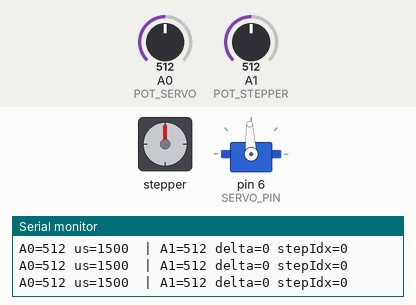
Recording of a sketch running on a simulated Arduino Uno, built with avr-gcc and run on an emulated ATmega328P. On the bench: stepper motor, servo, the last lines printed to the serial monitor. Wiring (inferred from the names in the program): stepper motor (2048 steps per turn assumed): coils pin 2, pin 3, pin 4, pin 5. The test bench sets the inputs (shaded band); at power-on: A1 (POT_STEPPER) = 512, A0 (POT_SERVO) = 512.

Above: at 1.4 s.
1.5 s: A1 (POT_STEPPER) set to 544
3.0 s: A1 (POT_STEPPER) set to 566
At 3.96 s:
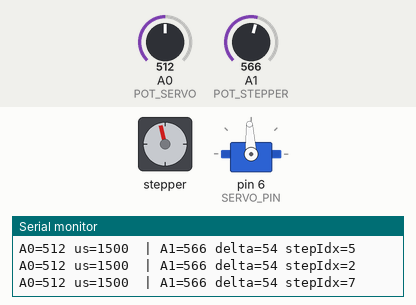
6.0 s: A0 (POT_SERVO) set to 710
At 6.33 s:
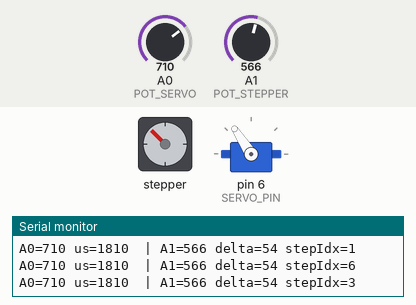
9.0 s: A0 (POT_SERVO) set to 900
At 9.21 s:
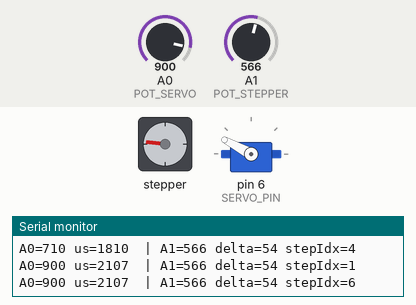
12.0 s: A0 (POT_SERVO) set to 1023
At 12.17 s:
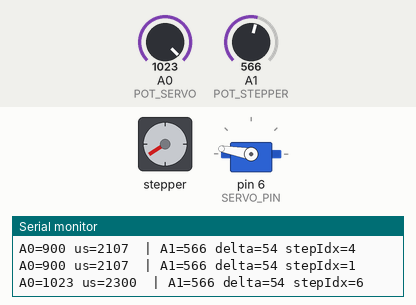
15.0 s: A0 (POT_SERVO) set to 716
At 15.27 s:
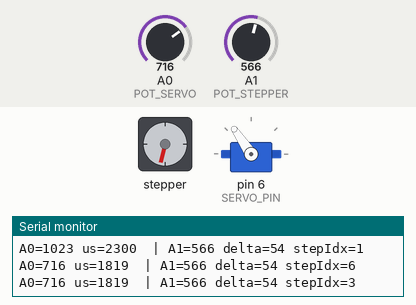
Timing chart, 0 to 20.9 s (numbered marks = the images above; inputs shaded):
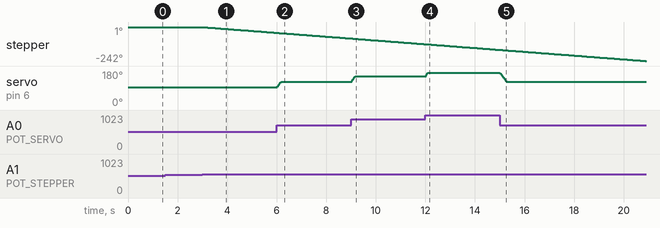

The sketch:

code.ino
```cpp
/*Servo (A0) + Stepper speed/direction (A1) with deadzone + coil-off idle
 Pins: IN1..IN4 -> D2..D5, Servo -> D6, VRx -> A0 (servo), Vry -> A1 (stepper)*/

#include <Servo.h>

const int IN1 = 2;
const int IN2 = 3;
const int IN3 = 4;
const int IN4 = 5;
const int SERVO_PIN = 6;
const int POT_SERVO = A0; // X -> servo
const int POT_STEPPER = A1; // Y -> stepper (speed/direction)

Servo myServo;

// 8 half-step sequence for 28BYJ-48
const uint8_t seq[8][4] = {
  {1,0,0,0},
  {1,1,0,0},
  {0,1,0,0},
  {0,1,1,0},
  {0,0,1,0},
  {0,0,1,1},
  {0,0,0,1},
  {1,0,0,1}
};

int stepIndex = 0;
unsigned long lastStepMicros = 0;

// Stepper speed mapping
const int DEADZONE = 40; // analog center dead zone ±40 (tweak if needed)
const int ADC_CENTER = 512;

// microsecond delays (bigger = slower)
const unsigned long STEP_DELAY_SLOW = 1200UL; // slowest (in microseconds)
const unsigned long STEP_DELAY_FAST = 160UL;  // fastest (in microseconds)

// Servo pulse range
const int SERVO_US_MIN = 700;
const int SERVO_US_MAX = 2300;
int currentUS = 1500;

unsigned long lastCoilOffMillis = 0;
const unsigned long COIL_OFF_TIMEOUT = 150; // ms: after this idle, turn coils off

void setup() {
  Serial.begin(115200);

  pinMode(IN1, OUTPUT);
  pinMode(IN2, OUTPUT);
  pinMode(IN3, OUTPUT);
  pinMode(IN4, OUTPUT);
  // start with coils off
  coilsOff();

  myServo.attach(SERVO_PIN);
  myServo.writeMicroseconds(currentUS);

  delay(200);
  Serial.println("Ready: servo -> A0, stepper speed/direction -> A1");
  Serial.println("Center pot to idle; move pot away for direction+speed.");
}

void loop() {
  // --- Servo: exact mapping from A0 (X)
  int rawServo = analogRead(POT_SERVO); // 0..1023
  int targetUS = map(rawServo, 0, 1023, SERVO_US_MIN, SERVO_US_MAX);

  // Apply the servo pulse (smooth)
  if (abs(targetUS - currentUS) > 5) {
    if (targetUS > currentUS) currentUS += min(12, targetUS - currentUS);
    else currentUS -= min(12, currentUS - targetUS);
    myServo.writeMicroseconds(currentUS);
  } else {
    // refresh pulse occasionally
    myServo.writeMicroseconds(currentUS);
  }

  // --- Stepper: speed/direction from A1 (Y)
  int rawStep = analogRead(POT_STEPPER); // 0..1023
  int delta = rawStep - ADC_CENTER;

  // debug print every 120 ms
  static unsigned long lastPrint = 0;
  if (millis() - lastPrint > 120) {
    Serial.print("A0="); Serial.print(rawServo);
    Serial.print(" us="); Serial.print(targetUS);
    Serial.print("  | A1="); Serial.print(rawStep);
    Serial.print(" delta="); Serial.print(delta);
    Serial.print(" stepIdx="); Serial.println(stepIndex);
    lastPrint = millis();
  }

  if (abs(delta) <= DEADZONE) {
    // idle: stop stepping and after timeout, turn coils off
    if (millis() - lastCoilOffMillis > COIL_OFF_TIMEOUT) {
      coilsOff();
    } else {
      // keep coils on briefly to avoid chattering
      // do nothing
    }
  } else {
    // we need to move: ensure coils on
    coilsOnForIndex(stepIndex);

    // compute speed: magnitude of delta -> delay mapping
    int mag = abs(delta) - DEADZONE; // 0 .. (512 - DEADZONE)
    if (mag < 0) mag = 0;
    // map mag (0..(512-DEADZONE)) to delay (STEP_DELAY_SLOW .. STEP_DELAY_FAST)
    unsigned long maxMag = ADC_CENTER - DEADZONE;
    unsigned long stepDelay = STEP_DELAY_SLOW;
    if (maxMag > 0) {
      // inverse mapping: larger mag -> smaller delay (faster)
      stepDelay = map(mag, 0, maxMag, STEP_DELAY_SLOW, STEP_DELAY_FAST);
    }

    // direction: delta > 0 => CW (forward); delta < 0 => CCW (back)
    int direction = (delta > 0) ? -1 : 1;

    // step if time passed
    unsigned long now = micros();
    if ((long)(now - lastStepMicros) >= (long)stepDelay) {
      lastStepMicros = now;
      if (direction > 0) {
        stepIndex++;
        if (stepIndex >= 8) stepIndex = 0;
      } else {
        stepIndex--;
        if (stepIndex < 0) stepIndex = 7;
      }
      // output coil states
      digitalWrite(IN1, seq[stepIndex][0]);
      digitalWrite(IN2, seq[stepIndex][1]);
      digitalWrite(IN3, seq[stepIndex][2]);
      digitalWrite(IN4, seq[stepIndex][3]);
      // mark last active time for coil-off timeout
      lastCoilOffMillis = millis();
    }
  }

  delay(6); // small cooperative delay
}

// Turn all ULN2003 outputs low (coils off)
void coilsOff() {
  digitalWrite(IN1, LOW);
  digitalWrite(IN2, LOW);
  digitalWrite(IN3, LOW);
  digitalWrite(IN4, LOW);
}

// Re-apply coil outputs for a given stepIndex (used when waking from idle)
void coilsOnForIndex(int idx) {
  digitalWrite(IN1, seq[idx][0]);
  digitalWrite(IN2, seq[idx][1]);
  digitalWrite(IN3, seq[idx][2]);
  digitalWrite(IN4, seq[idx][3]);
}
```

Measured:
- the behaviour switches between 552 and 553 on A1 (POT_STEPPER) (found by bisection; images 0 and 1)
- after the input at 3.0 s, stepper: keeps turning counter-clockwise at about 14°/s, starting after 0.07 s
- after the input at 6.0 s, servo on pin 6 (SERVO_PIN): 93° → 123° at once
- after the input at 9.0 s, servo on pin 6 (SERVO_PIN): 123° → 152° at once
- after the input at 12.0 s, servo on pin 6 (SERVO_PIN): 152° → 170° at once
- after the input at 15.0 s, servo on pin 6 (SERVO_PIN): moves from 170° to 124° over 0.26 s, starting at once
